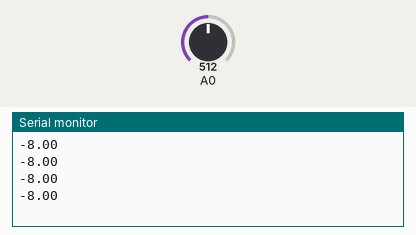
The sketch below on a simulated ESP8266 (NodeMCU). Shown: the last lines printed to the serial monitor. The test bench sets the inputs (shaded band); at power-on: A0 = 512.

Above: at 1.2 s.
1.3 s: A0 set to 716
At 1.71 s:
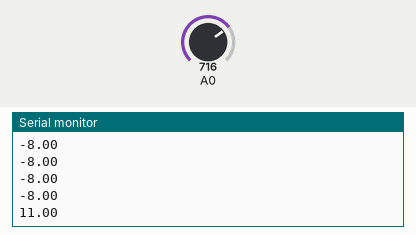
2.8 s: A0 set to 900
At 2.91 s:
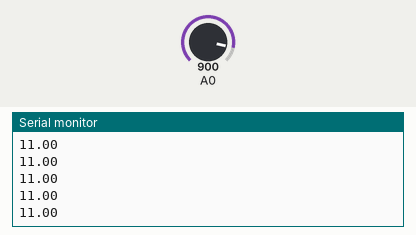
Timing chart, 0 to 5.8 s (numbered marks = the images above; inputs shaded):
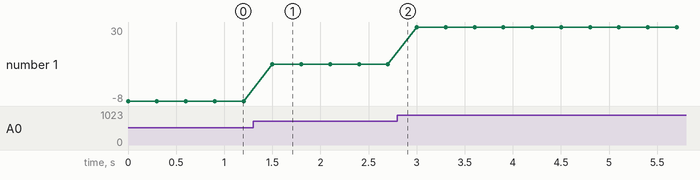

Measured:
- after the input at 1.3 s, the serial monitor: prints a new line after 0.20 s (image 1)
- plotted number 1: -8 → 11 after the input at 1.3 s, 11 → 30 after the input at 2.8 s

The sketch:

analogget.ino
```cpp
extern "C" {
  #include "user_interface.h"
}

void setup() {
  Serial.begin(115200);
}

void loop() {
  int a0 = system_adc_read();   //TOUTのアナログ値取得
  float tmp = (a0 - 600) / 10;
  Serial.println(tmp);
  delay(300);

}
```
